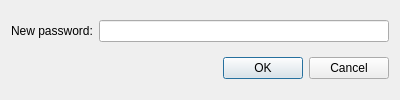
<?xml version="1.0" encoding="UTF-8"?>
<ui version="4.0">
 <class>UserPasswordChangeDialog</class>
 <widget class="QDialog" name="UserPasswordChangeDialog">
  <property name="geometry">
   <rect>
    <x>0</x>
    <y>0</y>
    <width>400</width>
    <height>100</height>
   </rect>
  </property>
  <property name="windowTitle">
   <string>Change user password</string>
  </property>
  <layout class="QVBoxLayout" name="verticalLayout_2">
   <item>
    <layout class="QHBoxLayout" name="horizontalLayout">
     <item>
      <widget class="QLabel" name="password_label">
       <property name="text">
        <string>New password:</string>
       </property>
      </widget>
     </item>
     <item>
      <widget class="QLineEdit" name="password_edit">
       <property name="echoMode">
        <enum>QLineEdit::EchoMode::Password</enum>
       </property>
      </widget>
     </item>
    </layout>
   </item>
   <item>
    <widget class="QDialogButtonBox" name="button_box">
     <property name="orientation">
      <enum>Qt::Orientation::Horizontal</enum>
     </property>
     <property name="standardButtons">
      <set>QDialogButtonBox::StandardButton::Cancel|QDialogButtonBox::StandardButton::Ok</set>
     </property>
    </widget>
   </item>
  </layout>
 </widget>
 <resources/>
 <connections>
  <connection>
   <sender>button_box</sender>
   <signal>accepted()</signal>
   <receiver>UserPasswordChangeDialog</receiver>
   <slot>accept()</slot>
   <hints>
    <hint type="sourcelabel">
     <x>248</x>
     <y>254</y>
    </hint>
    <hint type="destinationlabel">
     <x>157</x>
     <y>274</y>
    </hint>
   </hints>
  </connection>
  <connection>
   <sender>button_box</sender>
   <signal>rejected()</signal>
   <receiver>UserPasswordChangeDialog</receiver>
   <slot>reject()</slot>
   <hints>
    <hint type="sourcelabel">
     <x>316</x>
     <y>260</y>
    </hint>
    <hint type="destinationlabel">
     <x>286</x>
     <y>274</y>
    </hint>
   </hints>
  </connection>
 </connections>
</ui>
